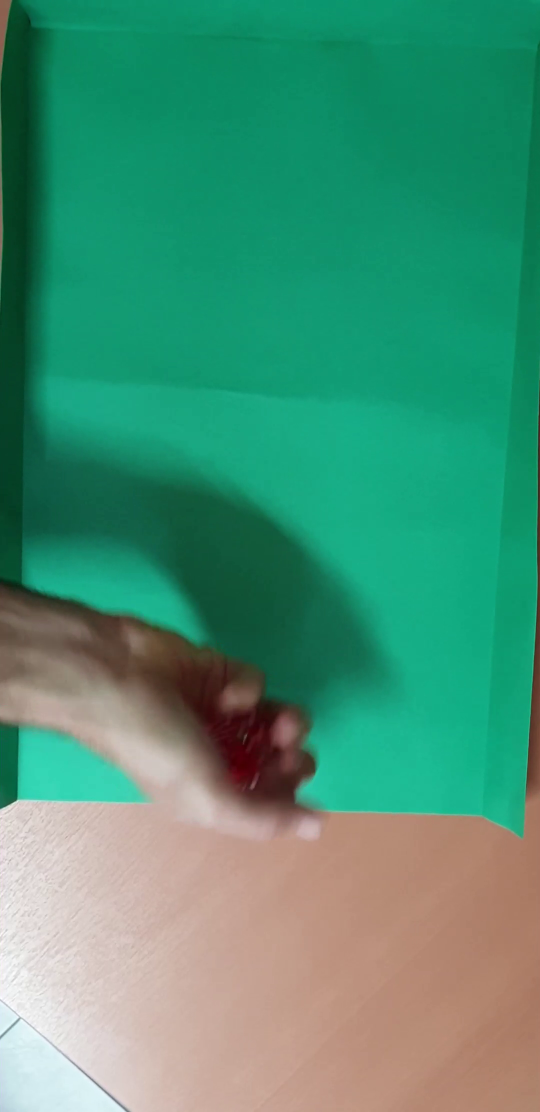
#> input picture frame 14 of videos/tirada_1.mp4, 1080 x 2224 px (shown at 1/2 size)
$ python TP3-PDI-2024-G13.py
#> lines starting #> are read from the running program, lines starting #| are printed output that depends on the picture; after the words box and inside, x2 and y2 are one past the last pixel; in counts of white or black regions, pixels touching at a corner belong together
import cv2
import os
import numpy as np
import matplotlib.pyplot as plt

def filtrar_consecutivos(lista: list)-> list:
    """
    Se toma una lista con valores, y se devuelve unicamente la cadena de nuermos consecutivos

    Parámetros:
    lista (list): Una lista de números enteros.

    Retorna:
    list: Una nueva lista que contiene los bloques consecutivos con más de un elemento.
        Si no hay bloques consecutivos o la lista está vacía, retorna una lista vacía.
    """
    if not lista:  # Si la lista está vacía, devuelve una lista vacía
        return []

    resultado = []
    consecutivo_actual = []

    for i in range(1, len(lista)):
        if lista[i] == lista[i - 1] + 1:  # Es consecutivo
            consecutivo_actual.append(lista[i])
        else:
            if len(consecutivo_actual) > 1:  # Si el bloque tiene más de 1 elemento, lo guarda
                resultado.extend(consecutivo_actual)
            consecutivo_actual = [lista[i]]  # Nuevo bloque consecutivo

    # Agregar el último bloque consecutivo si es válido
    if len(consecutivo_actual) > 1:
        resultado.extend(consecutivo_actual)

    return resultado

num_videos = len(os.listdir('./videos'))

if num_videos > 0:

    for i in range(1, num_videos+1):

        cap = cv2.VideoCapture(f'videos/tirada_{i}.mp4')
        # Creamos el objeto de cada video y obtenemos los frames con las funciones que fueron dadas
        width = int(cap.get(cv2.CAP_PROP_FRAME_WIDTH))
        height = int(cap.get(cv2.CAP_PROP_FRAME_HEIGHT))
        fps = int(cap.get(cv2.CAP_PROP_FPS))

        # Creamos el video de salida con los dados remarcados y sus respectivos puntos
        out = cv2.VideoWriter(f'videos_salida/tirada_output_{i}.mp4', cv2.VideoWriter_fourcc(*'mp4v'), fps, (width,height))


        frame_number = 0
        frames = []
        centroides_dados = []
        frames_quietos = []
        centroides_boundings = []

        while (cap.isOpened()): # Verifica si el video se abrió correctamente.

            ret, frame = cap.read() # 'ret' indica si la lectura fue exitosa (True/False) y 'frame' contiene el contenido del frame si la lectura fue exitosa.
#> frame is the input picture: shape (2224, 1080, 3); mean B, G, R 116.6, 145.4, 73.4
            if ret == True:

                # Agregamos todos los frames del video a una lista
                frames.append(frame)

                # Decidimos trabajar con el componente A de CIELab, ya que este canal trabaja bien con los colores rojos y verdes
                # Pudiendo así, identificar bien el fondo de los dados
                frame_cielab = cv2.cvtColor(frame, cv2.COLOR_BGR2LAB)
#> frame_cielab: shape (2224, 1080, 3); mean of channels 0, 1, 2 144.1, 104.6, 139.2
                _, a , _ = cv2.split(frame_cielab)
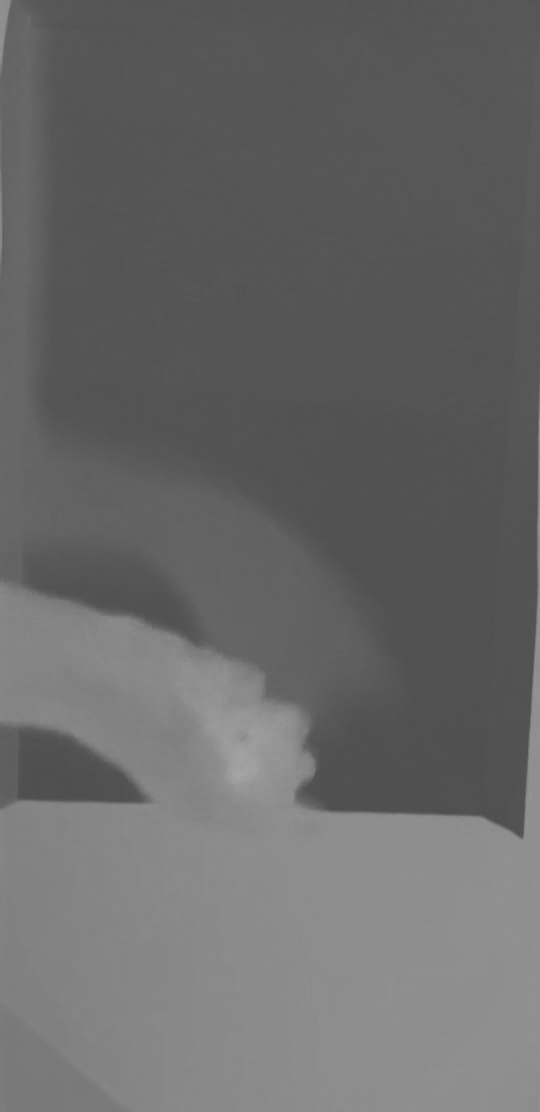
#> a: shape (2224, 1080) (shown at 1/2 size); min 78, max 166, mean 104.6

                # Se aplica un umbral para quedarnos únicamente con el área de las monedas
                _ , mascara = cv2.threshold(a, 120, 255, cv2.THRESH_BINARY)
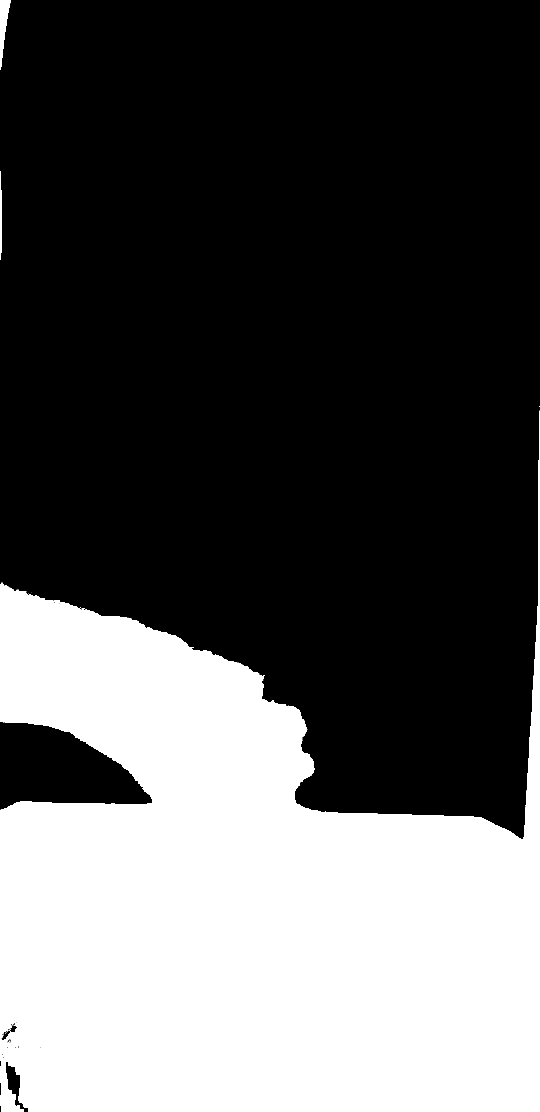
#> mascara: shape (2224, 1080) (shown at 1/2 size); 34.6% white; 13 white regions (10 under 20 px), largest, box (x1, y1, x2, y2) and area: (0, 820, 1080, 2224) 829289, (0, 0, 22, 140) 1540, (0, 342, 4, 520) 608

                # Buscamos las componentes conectadas para identificar los dados
                num_labels,_,stats,centroide = cv2.connectedComponentsWithStats(mascara,connectivity=4)
#> num_labels = 19; stats = 19 rows, first 6: [0, 0, 1080, 2224, 1570464], [0, 0, 22, 140, 1540], [21, 7, 1, 1, 1], [0, 342, 4, 178, 608], [1078, 812, 2, 2, 4], [0, 820, 1080, 1404, 829279]; centroide = 19 rows, first 8: [565.3, 743.7], [6.45, 49], [21, 7], [1.33, 435.5], [1078.5, 812.5], [491.9, 1810.5], [20, 1174], [32, 1178]

                dados = []

                # Iteramos sobre todos los objetos que fueron encontrados como posibles dados
                # Identificándolos, primero por sus relaciones de aspecto, y también por el área que ocupa cada dado
                # Luego, buscamos los centroides de los dados, para así, luego, poder identificar en qué momento los dados se dejan de mover
                for i in range(1,num_labels):
                    x, y, w, h, area = stats[i]
                    if 0.4 < w/h < 1.3 and 3000 < w*h < 12000:
                        centroidee = centroide[i]
                        centroidee = centroidee.astype(int)
                        dados.append(centroidee)
#> this loop made 18 passes
#> after the loop, dados = []


                centroides_dados.append(dados)

                # Mediante la distancia de Euclídea, buscamos saber cuándo el dado deja de moverse, comprando el frame actual con el anterior y sus respectivos centroides
                # También, nos aseguramos de tener únicamente 5 centroides, o sea, 5 dados para comparar
                # Al final, agregamos el número del frame y la posición del centroide
                if len(centroides_dados) > 1:
                    frame_actual = centroides_dados[frame_number]
                    frame_anterior = centroides_dados[frame_number-1]
                    dado_no_movil = 0
                    if len(frame_actual) == 5  and len(frame_anterior) == 5:
                        for i in range(5):
                            diff = np.linalg.norm(frame_actual[i] - frame_anterior[i])
                            if diff <= 5:
                                dado_no_movil += 1
                        if dado_no_movil == 5:
                            frames_quietos.append(frame_number)
                            centroides_boundings.append((frame_number, centroides_dados[frame_number]))
                frame_number += 1
            else:
                break

        cap.release()


        # Buscamos los frames consecutivos que tengan los dados estáticos
        frames_finales = filtrar_consecutivos(frames_quietos)
        num_dados = []

        # Iteramos sobre todos los frames, buscando los frames consecutivos que anteriormente guardamos
        # Luego, trabajamos sobre el primer frame que tenga los dados estáticos, iterando en cada centroide, o sea, en cada dado
        for indx, imagen in enumerate(frames):
            if indx in frames_finales:
                if frames_finales.index(indx) == 0:
                    imagen_gris = cv2.cvtColor(imagen, cv2.COLOR_BGR2GRAY)
                    kernel = cv2.getStructuringElement(cv2.MORPH_ELLIPSE, (20,20))
                    imagen_tophat = cv2.morphologyEx(imagen_gris, cv2.MORPH_TOPHAT, kernel)
                    for indice_centroide, centroides in centroides_boundings:
                        if indx == indice_centroide:
                            for centroide in centroides:
                                valor_dado = 0
                                x,y = centroide

                                # Pasamos la imagen a gris y creamos una máscara para utilizar con el método tophat
                                # Que resaltará las áreas de la imagen que son más brillantes

                                # Recortamos la imagen sumando 50 píxeles a cada lado del centroide
                                # Luego realizamos un umbral para diferenciar los puntos del dado, y buscamos sus contornos para luego contarlos
                                padding = 50
                                recorte = imagen_tophat[y-padding:y+padding,x-padding:x+padding]
                                _, recorte_bin = cv2.threshold(recorte, 100, 255, cv2.THRESH_BINARY)
                                cont, her = cv2.findContours(recorte_bin, cv2.RETR_LIST, cv2.CHAIN_APPROX_SIMPLE)

                                # Buscamos diferenciar las formas de los puntos, buscando sus factores de forma
                                for contorno in cont:
                                    area_objetos = cv2.contourArea(contorno)
                                    perimetro_cuadrado_objetos = cv2.arcLength(contorno, True)**2
                                    if perimetro_cuadrado_objetos > 0:
                                        factor_de_forma = area_objetos/perimetro_cuadrado_objetos
                                        if factor_de_forma > 0.062:
                                            valor_dado += 1

                                # Dibujamos los cuadrados de cada dado y la cantidad de puntos en cada dado
                                cv2.rectangle(imagen, (x-padding,y-padding), (x+padding,y+padding), (255,0,0), 5)
                                cv2.putText(imagen, str(valor_dado), (x-47,y-53), cv2.FONT_HERSHEY_SIMPLEX, 2, (0, 0, 255), 5, cv2.LINE_AA)
                                num_dados.append(valor_dado)
                    out.write(imagen)
                else:
                    # Paro el resto de frames en que los dados están quitos, graficamos los recuadrados y cantidad de puntos
                    cont_dado = 0
                    for indice_centroide, centroides in centroides_boundings:
                        if indx == indice_centroide:
                            for centroide in centroides:
                                x,y = centroide
                                cv2.rectangle(imagen, (x-padding,y-padding), (x+padding,y+padding), (255,0,), 5)
                                cv2.putText(imagen, str(num_dados[cont_dado]), (x-47,y-53), cv2.FONT_HERSHEY_SIMPLEX, 2, (0, 0, 255), 5, cv2.LINE_AA)
                                cont_dado += 1
                    out.write(imagen)
            else:
                out.write(imagen)


        out.release()

$ run again, starting later in the video
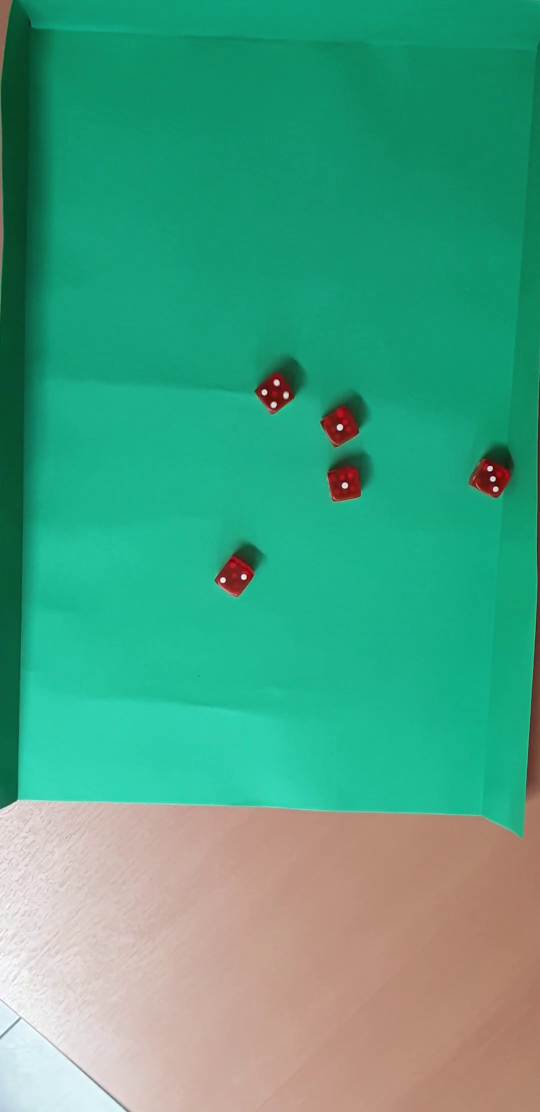
#> input picture frame 65 of videos/tirada_1.mp4, 1080 x 2224 px (shown at 1/2 size)
#> frame is the input picture: shape (2224, 1080, 3); mean B, G, R 130.6, 161, 71.8
#> frame_cielab: shape (2224, 1080, 3); mean of channels 0, 1, 2 157.6, 100, 138.5
#> `_, a , _ = cv2.split(frame_cielab)`:
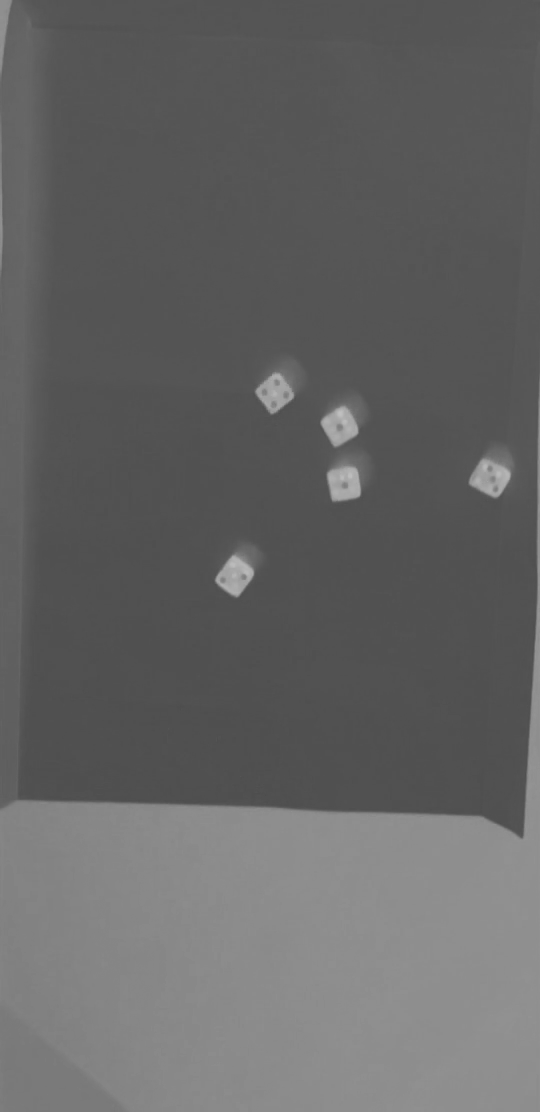
#> a: shape (2224, 1080) (shown at 1/2 size); min 76, max 193, mean 100
#> `_ , mascara = cv2.threshold(a, 120, 255, cv2.THRESH_BINARY)`:
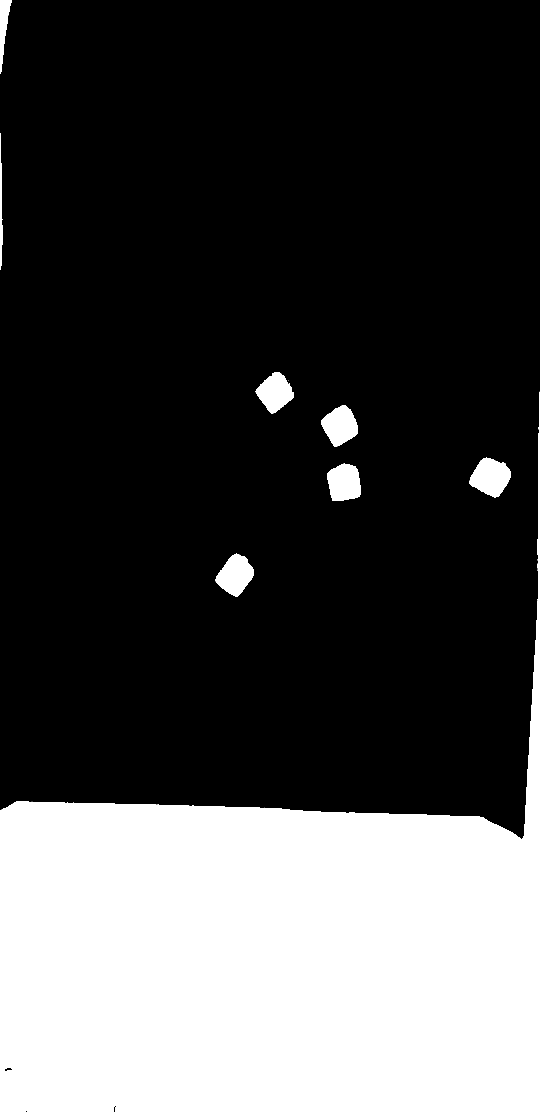
#> mascara: shape (2224, 1080) (shown at 1/2 size); 28.5% white; 16 white regions (8 under 20 px), largest, box (x1, y1, x2, y2) and area: (0, 783, 1080, 2224) 661519, (938, 914, 1022, 996) 4554, (430, 1106, 508, 1194) 4264
#> num_labels = 21; stats = 21 rows, first 6: [0, 0, 1080, 2224, 1716509], [0, 0, 24, 148, 1741], [17, 31, 1, 1, 1], [0, 266, 6, 274, 1044], [510, 744, 78, 84, 3995], [563, 746, 1, 1, 1]; centroide = 21 rows, first 8: [538.3, 805.8], [6.9, 52.14], [17, 31], [1.61, 418], [549.9, 784.5], [563, 746], [576.5, 761], [540.5, 1913.9]
#> the loop `for i in range(1,num_labels):` made 20 passes
#> (x, y, w, h, area, centroidee) on passes 4, 8, 11, 13, 15: (510, 744, 78, 84, 3995, [549, 784]), (642, 810, 74, 84, 4128, [679, 850]), (938, 914, 84, 82, 4553, [981, 953]), (654, 926, 68, 76, 4154, [688, 965]), (430, 1106, 78, 88, 4264, [470, 1149])
#> after the loop `for i in range(1,num_labels):`: dados = [[549, 784], [679, 850], [981, 953], [688, 965], [470, 1149]]

$ run again, starting later in the video
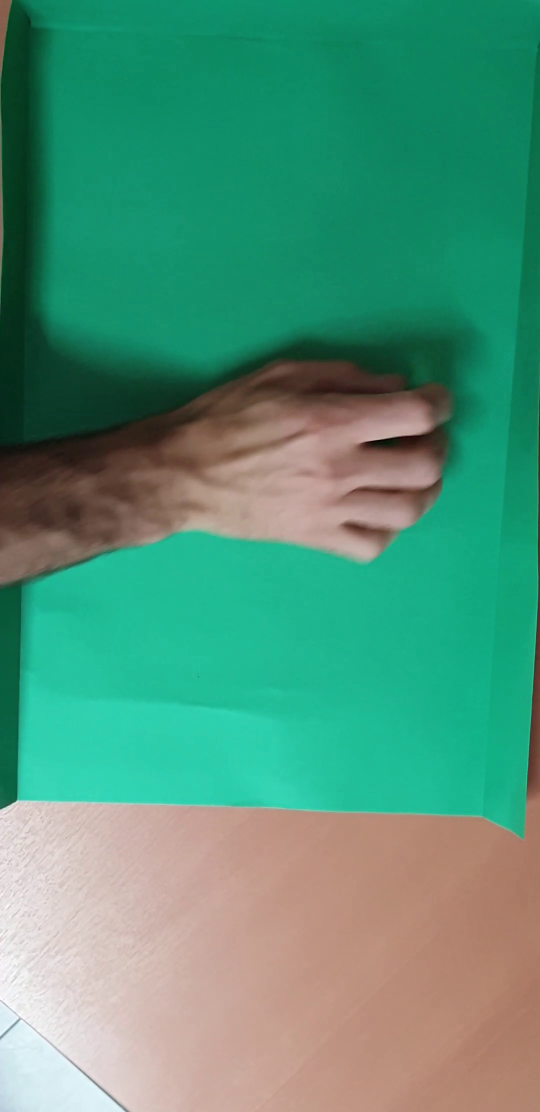
#> input picture frame 116 of videos/tirada_1.mp4, 1080 x 2224 px (shown at 1/2 size)
#> frame is the input picture: shape (2224, 1080, 3); mean B, G, R 120.7, 147.4, 80.8
#> frame_cielab: shape (2224, 1080, 3); mean of channels 0, 1, 2 146.6, 106.6, 138.4
#> `_, a , _ = cv2.split(frame_cielab)`:
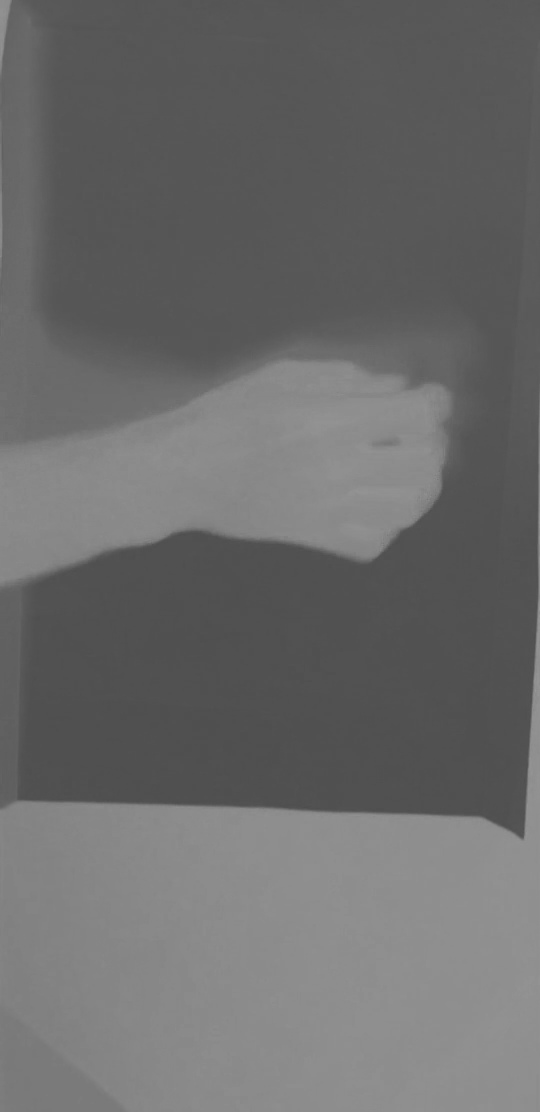
#> a: shape (2224, 1080) (shown at 1/2 size); min 77, max 152, mean 106.6
#> `_ , mascara = cv2.threshold(a, 120, 255, cv2.THRESH_BINARY)`:
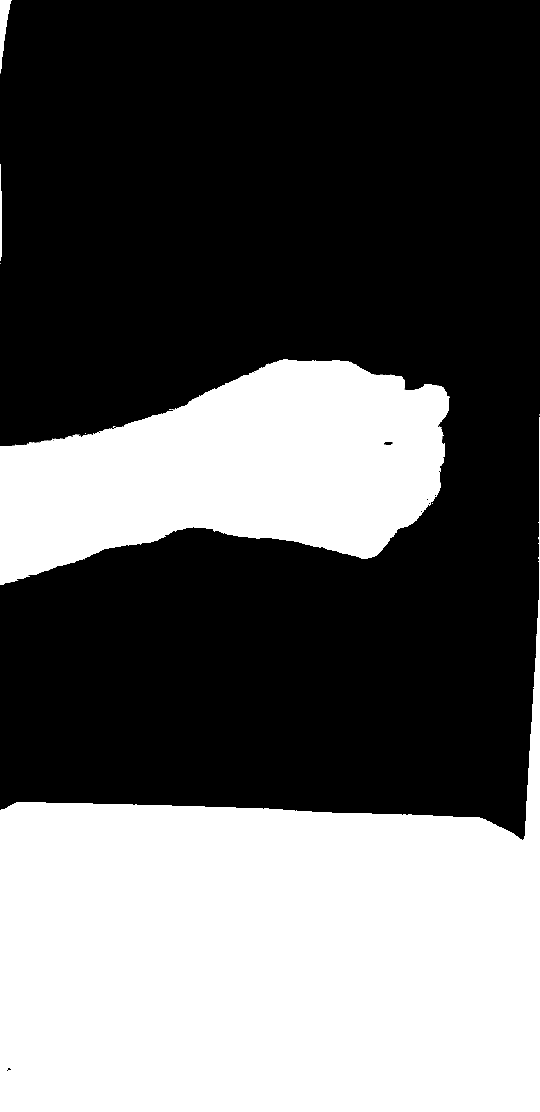
#> mascara: shape (2224, 1080) (shown at 1/2 size); 38.4% white; 19 white regions (15 under 20 px), largest, box (x1, y1, x2, y2) and area: (0, 834, 1080, 2224) 658615, (0, 718, 900, 1170) 261566, (0, 0, 24, 148) 1606, (0, 328, 4, 522) 652
#> num_labels = 25; stats = 25 rows, first 6: [0, 0, 1080, 2142, 1479452], [0, 0, 24, 147, 1605], [0, 147, 1, 1, 1], [0, 328, 4, 194, 652], [0, 526, 2, 2, 3], [0, 718, 900, 452, 261548]; centroide = 25 pairs, first value 0 to 1078.2, second value 49.97 to 1916.2
#> the loop `for i in range(1,num_labels):` made 24 passes
#> after the loop `for i in range(1,num_labels):`: dados = []
